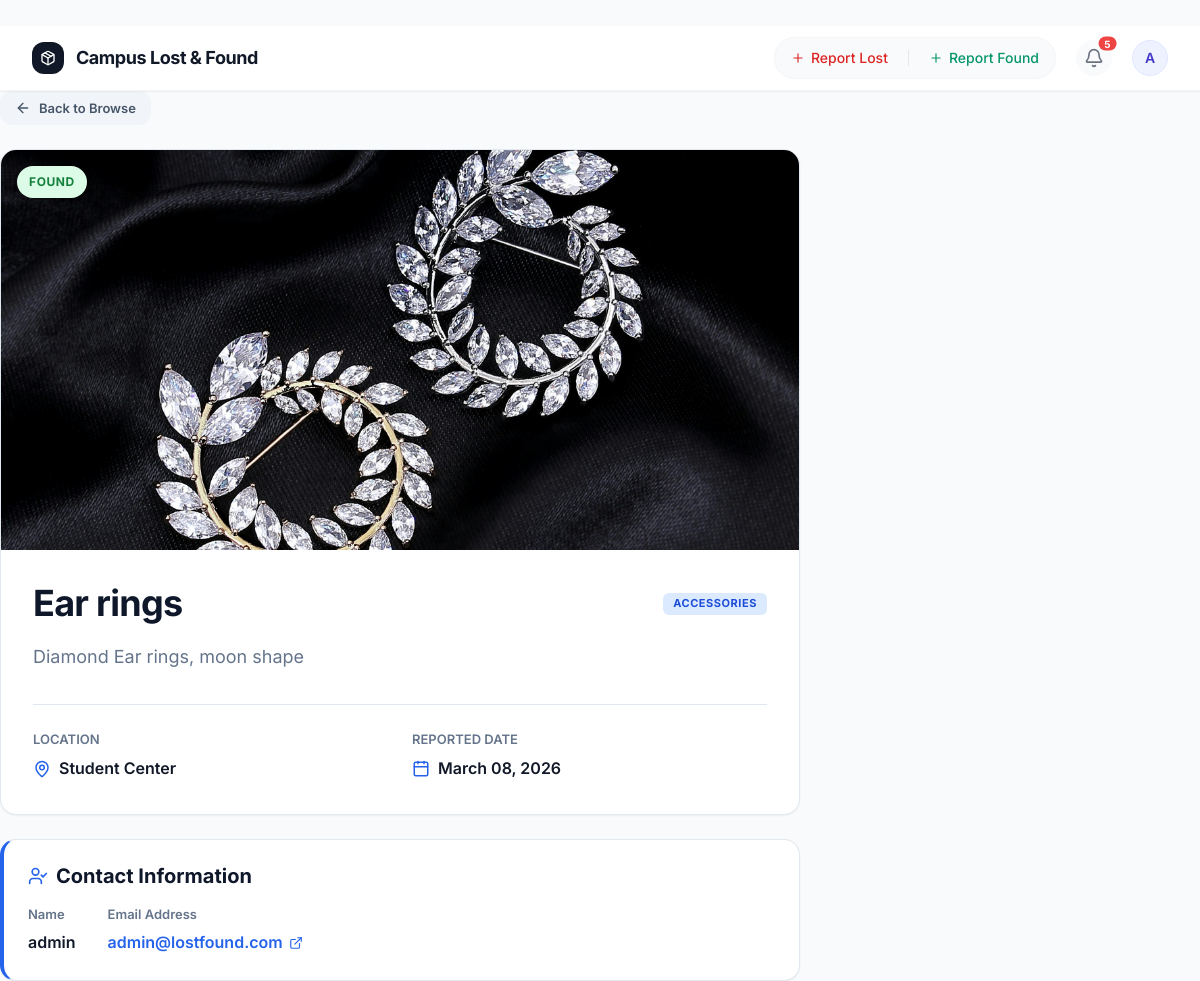
/15/ (signed in), run on the app's committed database.
### items/models.py (models this page shows, shortened)
class Item(models.Model):
    STATUS_CHOICES = [
        ('lost', 'Lost'),
        ('found', 'Found'),
        ('claimed', 'Claimed'),
    ]
    name = models.CharField(max_length=100)
    description = models.TextField()
    category = models.CharField(max_length=100, blank=True)
    location = models.CharField(max_length=100)
    status = models.CharField(max_length=10, choices=STATUS_CHOICES)
    owner = models.ForeignKey(User, on_delete=models.CASCADE, null=True, blank=True)
    contact_name = models.CharField(max_length=100, blank=True)
    contact_email = models.EmailField(blank=True)
    image = models.ImageField(upload_to='items/', blank=True, null=True)
    date_reported = models.DateField(auto_now_add=True)
    is_approved = models.BooleanField(default=False)

### items/views.py (the view)
# urls.py: path('<int:pk>/', views.item_detail, name='item_detail'),
def item_detail(request, pk):
    item = get_object_or_404(models.Item, pk=pk)
    return render(request, 'items/item_detail.html', {'item': item})

### items/templates/items/item_detail.html (shortened to what this page needs)
﻿{% extends 'items/base.html' %}
{% load static %}
{% block extra_head %}
<link rel="stylesheet" href="{% static 'css/style.css' %}">
{% endblock %}
{% block content %}
<div class="profile-container" style="max-width: 800px;">
    <div class="mb-6">
        <a href="{% url 'items:item_list' %}" class="btn btn-light" style="padding: 6px 14px; font-size: 13px;">
            <i data-lucide="arrow-left" style="width: 16px; height: 16px;"></i>
            Back to Browse
        </a>
    </div>
    <div class="card-modern" style="padding: 0; overflow: hidden; margin-bottom: 24px;">
        {% if item.image %}
        <div style="width: 100%; height: 400px; background: #f1f5f9; position: relative;">
            <img src="{{ item.image.url }}" alt="{{ item.name }}" style="width: 100%; height: 100%; object-fit: cover;">
            <div style="position: absolute; top: 16px; left: 16px;">
                <span class="badge {% if item.status == 'lost' %}badge-orange{% else %}badge-green{% endif %}"
                    style="padding: 6px 12px; font-size: 12px; box-shadow: var(--shadow-md);">
                    {{ item.get_status_display }}
                </span>
            </div>
        </div>
        {% endif %}
        <div style="padding: 32px;">
            <div class="flex-between mb-4">
                <h1 style="font-size: 2.25rem; letter-spacing: -0.02em;">{{ item.name }}</h1>
                <div class="badge badge-blue" style="border-radius: 6px;">{{ item.category|default:"General" }}</div>
            </div>
            <p style="font-size: 1.125rem; color: var(--text-muted); margin-bottom: 32px; line-height: 1.7;">
                {{ item.description }}
            </p>
            <div
                style="display: grid; grid-template-columns: repeat(2, 1fr); gap: 24px; padding-top: 24px; border-top: 1px solid var(--border);">
                <div>
                    <div class="form-label" style="text-transform: uppercase;">Location</div>
                    <div style="display: flex; align-items: center; gap: 8px; font-weight: 600;">
                        <i data-lucide="map-pin" style="width: 18px; height: 18px; color: var(--primary);"></i>
                        {{ item.location }}
                    </div>
                </div>
                <div>
                    <div class="form-label" style="text-transform: uppercase;">Reported Date</div>
                    <div style="display: flex; align-items: center; gap: 8px; font-weight: 600;">
                        <i data-lucide="calendar" style="width: 18px; height: 18px; color: var(--primary);"></i>
                        {{ item.date_reported|date:"F d, Y" }}
                    </div>
                </div>
            </div>
        </div>
    </div>
    {% if item.contact_name or item.contact_email %}
    <div class="card-modern" style="border-left: 4px solid var(--primary);">
        <h3 class="mb-4" style="display: flex; align-items: center; gap: 8px;">
            <i data-lucide="user-check" style="width: 20px; height: 20px; color: var(--primary);"></i>
            Contact Information
        </h3>
        <div style="display: flex; gap: 32px;">
            {% if item.contact_name %}
            <div>
                <div class="form-label">Name</div>
                <div style="font-weight: 600;">{{ item.contact_name }}</div>
            </div>
            {% endif %}
            {% if item.contact_email %}
            <div>
                <div class="form-label">Email Address</div>
                <a href="mailto:{{ item.contact_email }}"
                    style="font-weight: 600; color: var(--primary); text-decoration: none; display: flex; align-items: center; gap: 6px;">
                    {{ item.contact_email }}
                    <i data-lucide="external-link" style="width: 14px; height: 14px;"></i>
                </a>
            </div>
            {% endif %}
        </div>
    </div>
    {% endif %}
</div>
{% endblock %}

### items/templates/items/base.html (shortened to what this page needs)
﻿{% load static %}
<!DOCTYPE html>
<html lang="en">
<head>
    <script src="https://cdn.tailwindcss.com?plugins=forms,typography,aspect-ratio,line-clamp"></script>
    {% block extra_head %}{% endblock %}
</head>
<body class="min-h-screen bg-gray-50 font-sans text-gray-900 selection:bg-indigo-100 selection:text-indigo-900"
    x-data="{ reportOpen: false, reportType: 'lost' }">
    {% block header %}
    <header class="bg-white border-b border-gray-100 sticky top-0 z-40 shadow-sm">
        <div class="max-w-7xl mx-auto px-4 sm:px-6 lg:px-8">
            <div class="flex items-center justify-between h-16">
                <div class="flex items-center gap-3">
                    <a href="{% url 'items:item_list' %}" class="flex items-center gap-3">
                        <div class="w-8 h-8 bg-gray-900 rounded-xl flex items-center justify-center shadow-inner">
                            <i data-lucide="package" class="w-4 h-4 text-white"></i>
                        </div>
                        <div>
                            <h1 class="text-lg font-bold tracking-tight text-gray-900 leading-none">Campus Lost & Found
                            </h1>
                        </div>
                    </a>
                </div>
                <div class="flex items-center gap-3">
                    {% if user.is_authenticated %}
                    <div
                        class="hidden md:flex items-center gap-2 mr-2 bg-gray-50 rounded-full p-1 border border-gray-100">
                        <button @click="reportType = 'lost'; reportOpen = true"
                            class="flex items-center gap-1.5 px-3 py-1.5 text-sm font-medium rounded-full text-red-600 hover:bg-white hover:shadow-sm transition-all">
                            <i data-lucide="plus" class="w-3.5 h-3.5"></i> Report Lost
                        </button>
                        <button @click="reportType = 'found'; reportOpen = true"
                            class="flex items-center gap-1.5 px-3 py-1.5 text-sm font-medium rounded-full text-emerald-600 hover:bg-white hover:shadow-sm transition-all">
                            <i data-lucide="plus" class="w-3.5 h-3.5"></i> Report Found
                        </button>
                    </div>
                    <div x-data="{
                            open: false,
                            notifications: [],
                            init() {
                                this.fetchNotifications();
                                setInterval(() => this.fetchNotifications(), 30000); // Poll every 30s
                            },
                            fetchNotifications() {
                                fetch('/api/notifications/')
                                    .then(res => res.json())
                                    .then(data => {
                                        this.notifications = data.notifications || [];
                                    })
                                    .catch(err => console.error('Error fetching notifications:', err));
                            },
                            markAsRead(id) {
                                fetch('/api/notifications/read/' + id + '/', {
                                    method: 'POST',
                                    headers: {
                                        'X-CSRFToken': document.querySelector('[name=csrfmiddlewaretoken]')?.value || '',
                                        'Content-Type': 'application/json'
                                    }
                                }).then(() => {
                                    this.notifications = this.notifications.filter(n => n.id !== id);
                                });
                            }
                        }" class="relative mr-2">
                        <button @click="open = !open; if(open) fetchNotifications()" @click.away="open = false"
                            class="relative p-2 text-gray-500 hover:text-gray-700 bg-gray-50 rounded-full hover:bg-gray-100 transition-colors focus:outline-none focus:ring-2 focus:ring-indigo-500/50">
                            <i data-lucide="bell" class="w-5 h-5"></i>
                            <span x-show="notifications.length > 0"
                                class="absolute top-0 right-0 inline-flex items-center justify-center px-1.5 py-0.5 text-[10px] font-bold leading-none text-white transform translate-x-1/4 -translate-y-1/4 bg-red-500 rounded-full"
                                x-text="notifications.length"></span>
                        </button>
                    </div>
                    <div x-data="{ open: false }" class="relative">
                        <button @click="open = !open" @click.away="open = false" class="focus:outline-none">
                            <div
                                class="w-9 h-9 rounded-full bg-indigo-50 border border-indigo-100 flex items-center justify-center text-indigo-700 font-semibold text-sm hover:bg-indigo-100 transition-colors">
                                {{ user.username|make_list|first|upper }}
                            </div>
                        </button>
                    </div>
                    {% endif %}
                </div>
            </div>
        </div>
    </header>
    {% endblock %}
    {% block content %}{% endblock %}
</body>
</html>

### static/css/style.css (style rules this page uses)
:root { --primary: #2563eb; --primary-hover: #1d4ed8; --primary-light: #eff6ff; --secondary: #4f46e5; --secondary-hover: #4338ca; --bg: #f8fafc; --card: #ffffff; --text: #0f172a; --text-muted: #64748b; --border: #e2e8f0; --border-hover: #cbd5e1; --success: #10b981; --danger: #ef4444; --warning: #f59e0b; --radius-sm: 8px; --radius-md: 12px; --radius-lg: 16px; --radius-full: 9999px; --shadow-sm: 0 1px 2px 0 rgb(0 0 0 / 0.05); --shadow-md: 0 4px 6px -1px rgb(0 0 0 / 0.1), 0 2px 4px -2px rgb(0 0 0 / 0.1); --shadow-lg: 0 10px 15px -3px rgb(0 0 0 / 0.1), 0 4px 6px -4px rgb(0 0 0 / 0.1); --transition: all 0.2s cubic-bezier(0.4, 0, 0.2, 1); }
* { margin: 0; padding: 0; box-sizing: border-box; }
body { font-family: 'Inter', system-ui, -apple-system, sans-serif; background: var(--bg); color: var(--text); min-height: 100vh; line-height: 1.6; -webkit-font-smoothing: antialiased; }
a { transition: var(--transition); }
h1, h2, h3, h4 { font-weight: 700; color: var(--text); line-height: 1.2; }
h1 { font-size: 2rem; }
h3 { font-size: 1.25rem; }
.card-modern { background: var(--card); border-radius: var(--radius-lg); border: 1px solid var(--border); padding: 24px; box-shadow: var(--shadow-sm); transition: var(--transition); }
.badge { display: inline-flex; align-items: center; gap: 4px; padding: 2px 10px; border-radius: var(--radius-full); font-size: 11px; font-weight: 700; text-transform: uppercase; letter-spacing: 0.05em; }
.badge-green { background: #dcfce7; color: #15803d; }
.badge-blue { background: #dbeafe; color: #1d4ed8; }
.btn { display: inline-flex; align-items: center; justify-content: center; gap: 8px; padding: 10px 18px; border-radius: var(--radius-md); font-size: 14px; font-weight: 600; cursor: pointer; text-decoration: none; border: 1px solid transparent; transition: var(--transition); }
.btn-light { background: #f1f5f9; color: #475569; }
.form-label { display: block; font-size: 13px; font-weight: 600; color: var(--text-muted); margin-bottom: 6px; }
.flex-between { display: flex; align-items: center; justify-content: space-between; }
.mb-6 { margin-bottom: 24px; }

### data on the page
Item: image (picture), status "FOUND", name "Ear rings", category "ACCESSORIES", description "Diamond Ear rings, moon shape", location "Student Center", date_reported "March 08, 2026", contact_name "admin", contact_email "admin@lostfound.com"

### other printed values
{{ user.username|make_list|first|upper }} "A"
